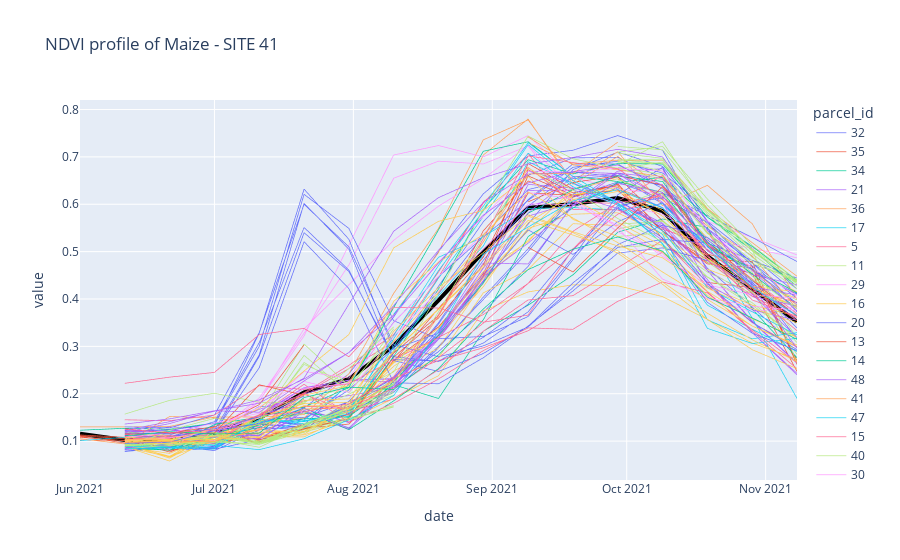

Notebook code cell kept with this figure:
### Code cell
import plotly.graph_objects as go

fig = px.line(df,
                x='date',
                y='value',
                color='parcel_id',
                line_group='point_id',
                hover_data=['parcel_id'],
                title= graph_title)

fig.update_traces(line=dict(width=0.7))

fig.add_trace(go.Scatter(x=df_mean_1['date'],
                        y=df_mean_1['value'],
                        mode='lines',
                        name='mean',
                        #line=go.scatter.Line(color="black"),
                        line=dict(color='black', width=4),
                        showlegend=True))


fig.show()

#fig.write_html(graph_file)
